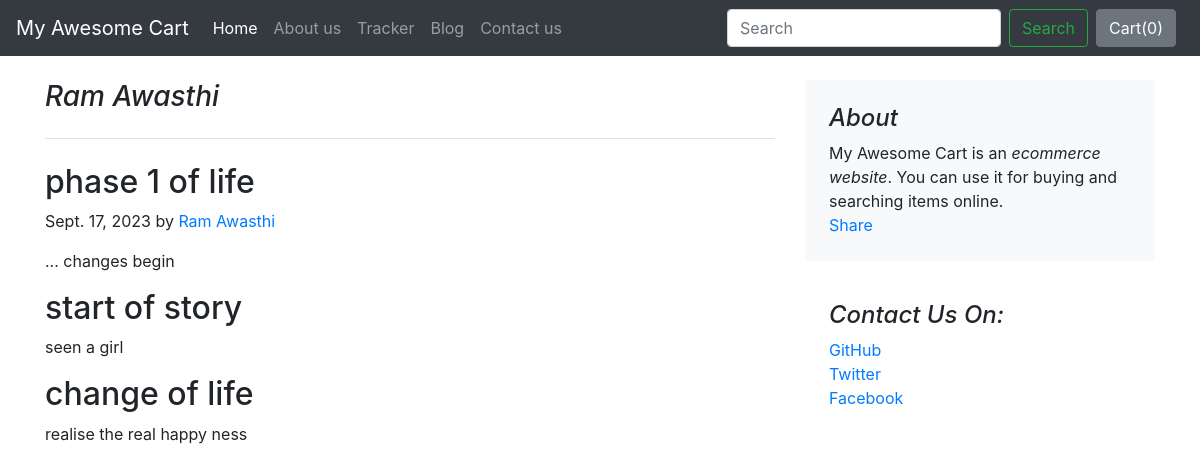
The page /blog/blogpost/1 on the database its author committed.
### blog/models.py (models this page shows)
class blogpost(models.Model):
    post_id = models.AutoField(primary_key=True)  #interfield hai jo ki auto metically increment hoti hai (primary firld is automaticalli is in the model by default no need to add)
    title = models.CharField('Name', max_length=50)
    head0 = models.CharField(max_length=500,default="")
    chead0 = models.CharField(max_length=5000,default="")
    head1 = models.CharField(max_length=500,default="")
    chead1 = models.CharField(max_length=5000,default="")
    head2 = models.CharField(max_length=500,default="")
    chead2 = models.CharField(max_length=5000,default="")
    pub_date = models.DateField()
    thumbnail = models.ImageField(upload_to="blog/images",default="")
    def __str__(self):
       return self.title

### blog/views.py (the view)
# urls.py: path("blogpost/<int:id>",views.BlogPost,name="BlogPost")
def BlogPost(request,id):
    post = blogpost.objects.filter(post_id = id)[0]
    print(post)
    return render(request,"blog/blogpost.html",{'post':post})

### blog/templates/blog/blogpost.html (shortened to what this page needs)
{% extends 'blog/basic.html' %}
{% block body %}
<div class="container">
    <div class="row mt-4">
        <div class="col-md-8 blog-main">
            <h3 class="pb-4 mb-4 font-italic border-bottom">
                {{post.title}}
            </h3>
            <div class="blog-post">
                <h2 class="blog-post-title">{{ post.head0}}</h2>
                <p class="blog-post-meta">{{post.pub_date}} by <a href="#"> Ram Awasthi</a></p>
                <p>{{post.chead0}}</p>
                <h2>{{post.head1}}</h2>
                <p> {{post.chead1}}</p>
                <h2>{{post.head2}}</h2>
                <p>{{post.chead2}}</p>
            </div>
        </div>
        <aside class="col-md-4 blog-sidebar">
            <div class="p-4 mb-3 bg-light rounded">
                <h4 class="font-italic">About</h4>
                <p class="mb-0">My Awesome Cart is an <em>ecommerce website</em>. You can use it for buying and searching items online. </p>
                <div class="fb-share-button" data-href="http://127.0.0.1:8000/blog/blogpost/{{post.post_id}}" data-layout="" data-size="">
                    <a target="_blank" href="https://www.facebook.com/sharer/sharer.php?u=http%3A%2F%2F127.0.0.1%3A8000%2Fblog%2Fblogpost%2F2&amp;src=sdkpreparse"
                    class="fb-xfbml-parse-ignore">Share</a></div>
            </div>
            <div class="p-4">
                <h4 class="font-italic">Contact Us On: </h4>
                <ol class="list-unstyled">
                    <li><a href="#">GitHub</a></li>
                    <li><a href="#">Twitter</a></li>
                    <li><a href="#">Facebook</a></li>
                </ol>
            </div>
        </aside>
    </div>
</div>
{% endblock %}

### rows shown on the page
blogpost: title "Ram Awasthi", head0 "phase 1 of life", pub_date "Sept. 17, 2023", chead0 "... changes begin", head1 "start of story", chead1 "seen a girl", head2 "change of life", chead2 "realise the real happy ness"
